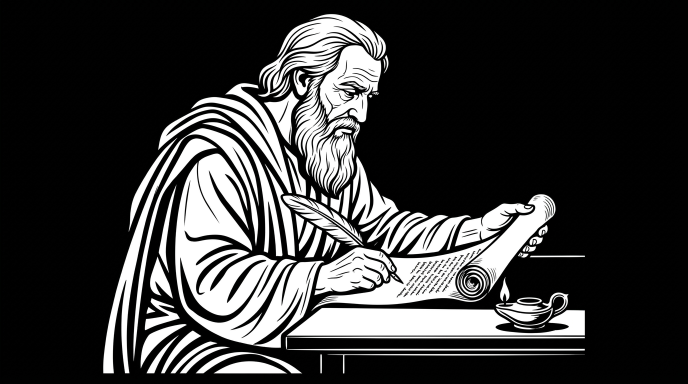
#> input picture animacion/escriba.jpg, 1376 x 768 px (shown at 1/2 size)
$ python animar.py
#> lines starting #> are read from the running program, lines starting #| are printed output that depends on the picture
# Anima la imagen del escriba: llama parpadeante, resplandor cálido y zoom lento.
import math, random, subprocess, os
import numpy as np
from PIL import Image, ImageFilter

FPS, SEG = 30, 8
W, H = 1376, 768
base = Image.open("escriba.jpg").convert("RGB")
#> base is the input picture: PIL image 1376x768 RGB; mean R, G, B 57.7, 57.8, 57.7
FLAMA = (992, 548, 1028, 602)          # caja de la llama
BASE_Y, CX = 602, 1010                  # punto de anclaje (mecha)
flama = base.crop(FLAMA)
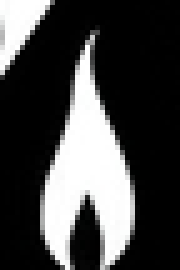
#> flama: PIL image 36x54 RGB (shown 5 times larger); mean R, G, B 68.7, 68.7, 68.7
fondo = base.copy()
fondo.paste((0, 0, 0), (FLAMA[0], FLAMA[1], FLAMA[2], 598))

yy, xx = np.mgrid[0:H, 0:W]
dist = np.sqrt((xx - CX) ** 2 + ((yy - 580) * 1.2) ** 2)
random.seed(3)
os.makedirs("frames", exist_ok=True)
n = FPS * SEG
for i in range(n):
    t = i / FPS
    f = 1 + 0.12 * math.sin(t * 9) + 0.07 * math.sin(t * 23 + 1) + random.uniform(-0.04, 0.04)
    sx = 1 - 0.3 * (f - 1)
    fw, fh = flama.size
    nf = flama.resize((max(1, int(fw * sx)), max(1, int(fh * f))), Image.LANCZOS)
    nf = nf.rotate(4 * math.sin(t * 5), resample=Image.BICUBIC, expand=True)
    img = fondo.copy()
    mask = nf.convert("L").point(lambda v: 255 if v > 60 else 0).filter(ImageFilter.GaussianBlur(0.6))
    img.paste(nf, (CX - nf.size[0] // 2, BASE_Y - nf.size[1]), mask)

    a = np.asarray(img).astype(np.float32) / 255
    # tono cálido de vela
    warm = np.array([1.0, 0.9, 0.72])
    a = a * warm
    glow = np.exp(-dist / (260 * f)) * (0.55 + 0.25 * (f - 1) * 3)
    a += glow[..., None] * np.array([1.0, 0.6, 0.2]) * 0.6
    # luz general suave que respira
    a *= 0.92 + 0.08 * math.sin(t * 1.2)
#> (the run stopped early here; a loop or call above may not have finished)
